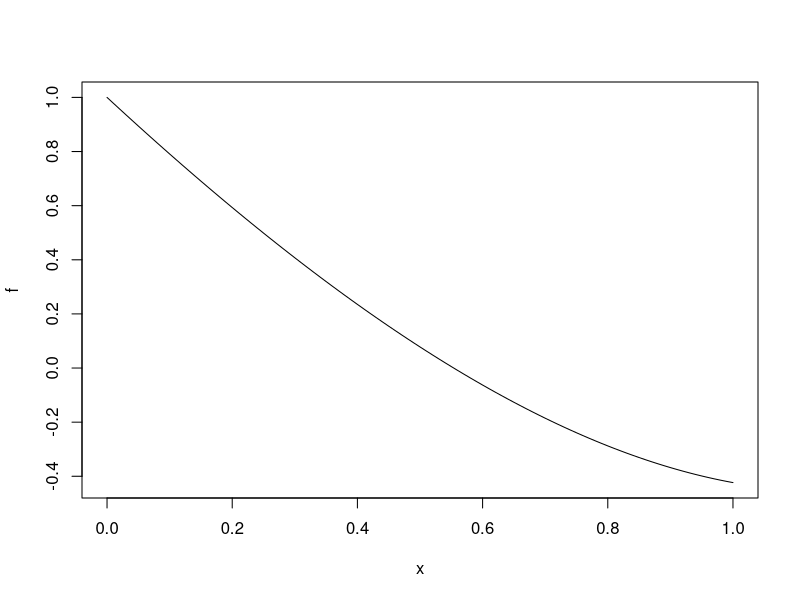
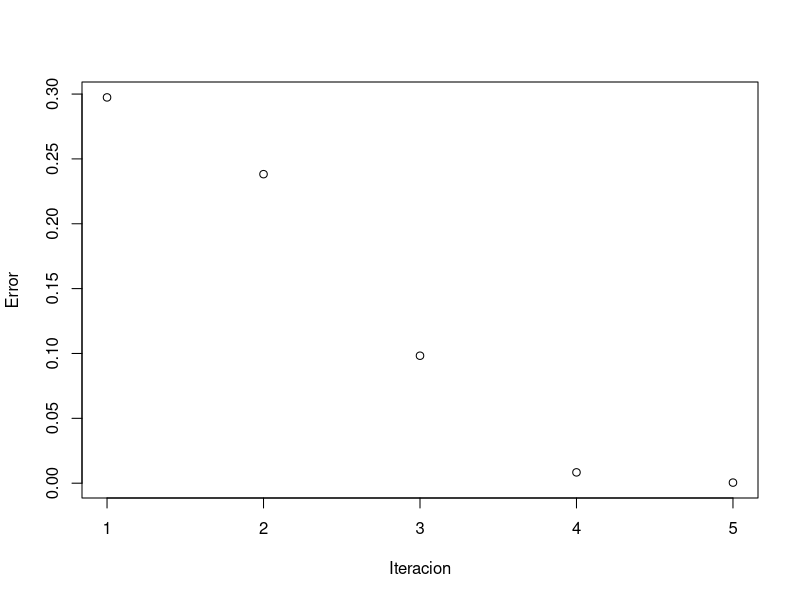

The R source for these figures, in order:
## ---- chunk 1
f <- function(x){
  
  return (exp(x)-pi*x)
  
}

plot(f)

vec <- 0
iteraciones<- 0

## ---- chunk 2

secante <- function(x0,x1){
  
  error <- 1e-5
  E <- x1-x0
  x2<-0
  iteraciones <-0 
  vec <-0 
  
  while(error < E){
    
    x2 <- x0 - f(x0)*(x1-x0)/(f(x1)-f(x0))
    
    E <- abs(x2 - x1)
    
    x0<-x1
    
    x1<-x2
    
    iteraciones <- iteraciones+1
    
    vec <- c(vec, E)
    
  }
  
  vec<<-vec
  iteraciones <<- iteraciones
  
  return(cat("Raiz: " , x2 , "\nError: ", E, "\nIteraciones:", iteraciones))
  
}

## ---- chunk 3
secante(0,1)

plot(vec[2:iteraciones], xlab="Iteracion", ylab="Error")
